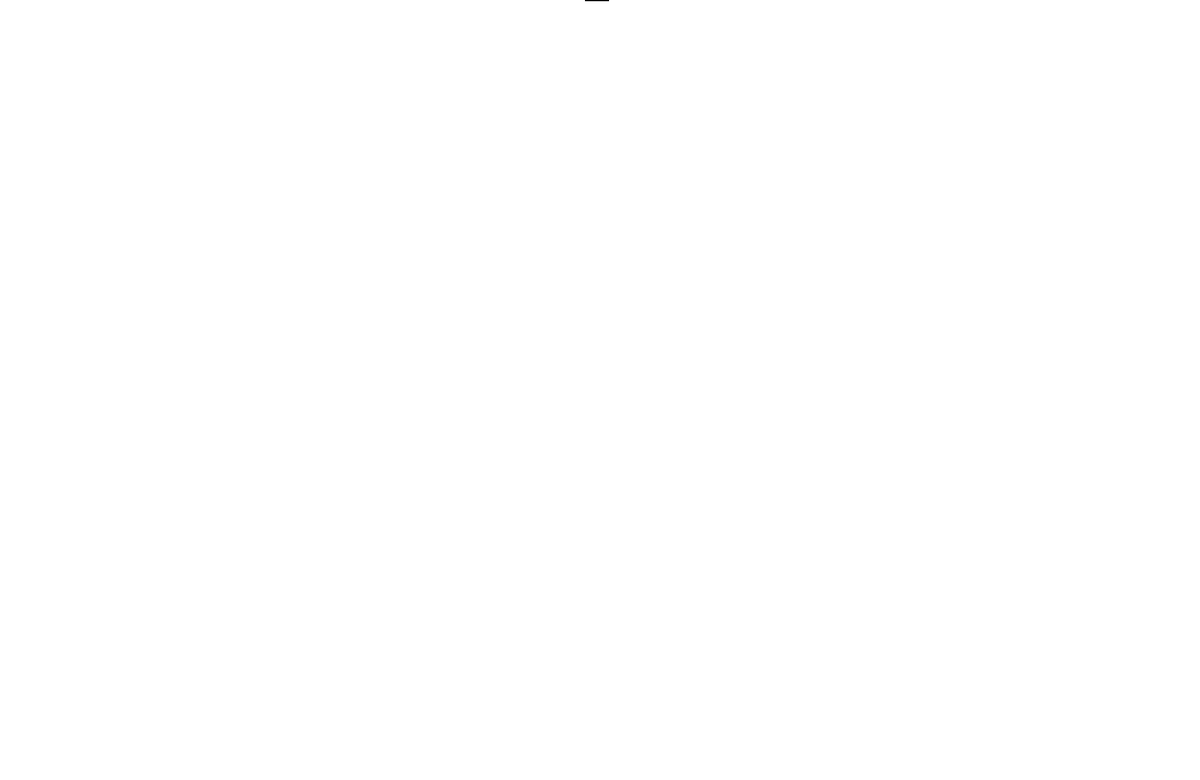
Frame 1 (no input)
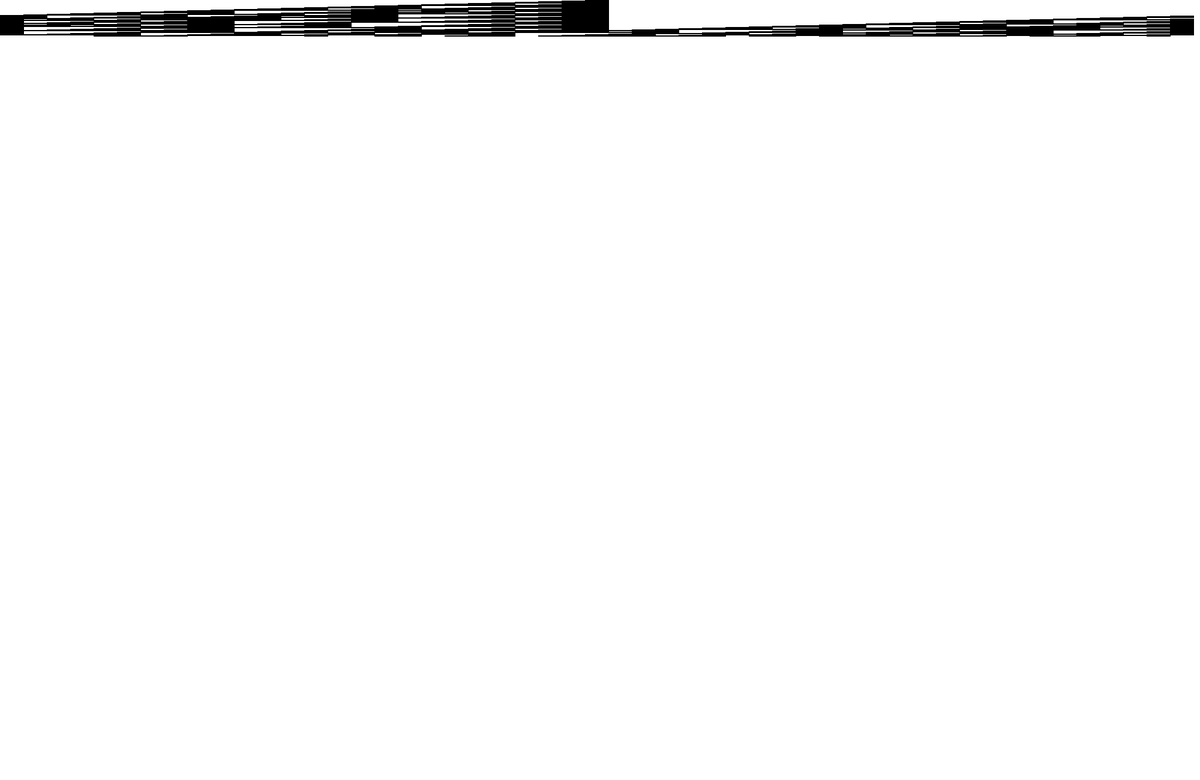
Frame 60 (the mouse pressed at the canvas centre just before this capture)
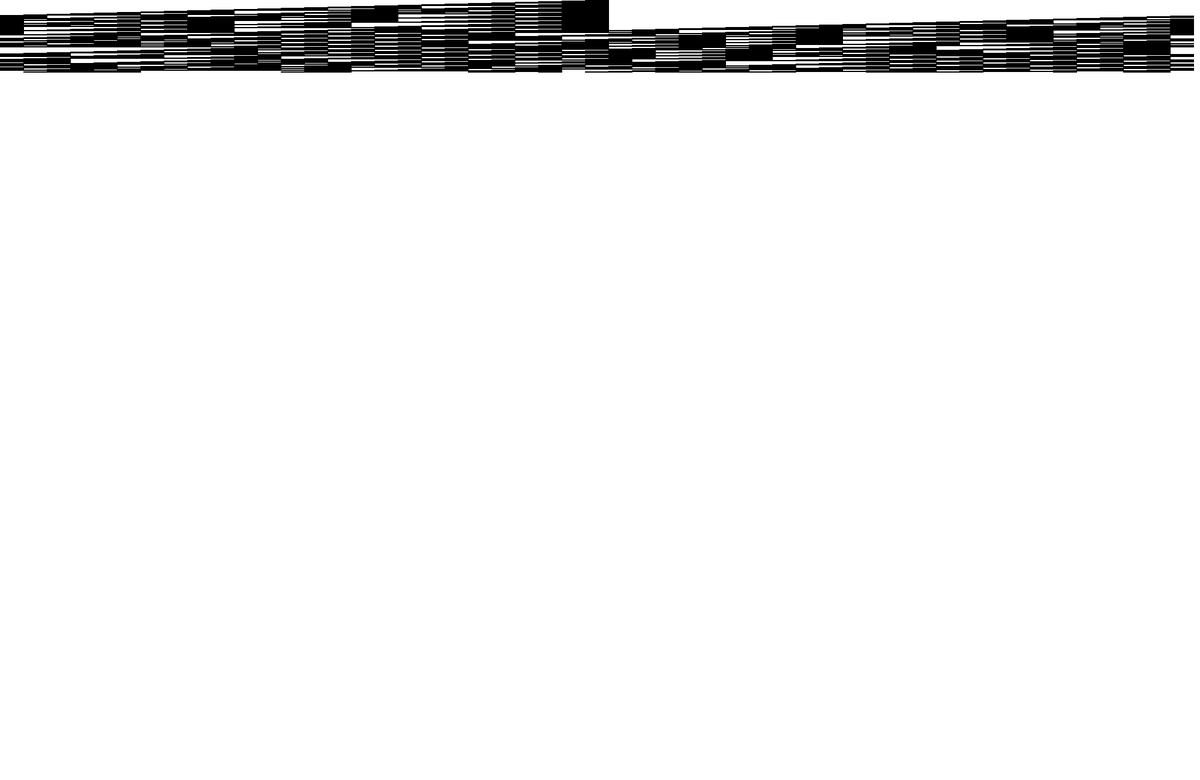
Frame 120 (the mouse held since frame 60 and released just before this capture)

The Processing sketch that drew these frames (run headless with seeded random() and noise(); from frame 60 on, the mouse is pressed at the canvas centre):

// Processing sketch: cella
// ── cella.pde
final int cellAmount = 51;
final int iterAmount = 1300;
final int screenWidth = 2000;
final int screenHeight = 1300;
final int singleCellWidth = screenWidth / cellAmount;
final int singleCellHeight = screenHeight / iterAmount;

final short transitionRule = 0b01101110;

short[] cells;
int iteration = 0;

public void settings () {
    size (screenWidth, screenHeight);
}

void setup() {
    background (255);
    cells = new short[cellAmount];
    cells [25] = 1;

    fill (0);
    stroke (0);
}

short collectCellNeighbourHood (short cellIndex) {
    short r = 0;
    if (cellIndex > cellAmount - 1)
        throw new Error("CellIndex does not match");

    if (cellIndex <= 0) {
        r |= (cells[cellAmount - 1] & 1) << 2;
    } else {
        r |= (cells[cellIndex - 1] & 1) << 2;
    }

    r |= (cells[cellIndex] & 1) << 1; 

    if (cellIndex >= cellAmount -1)
        r |= (cells[0] & 1);
    else
        r |= (cells[cellIndex + 1] & 1);

    return r;
}

short singleCellTransition (short neighbourHood) {
    short tempTransRule = transitionRule;
    while (neighbourHood != 0) {
        neighbourHood --;
        tempTransRule = (short)(tempTransRule >> 1);
    }
    return (short)(tempTransRule & 1);
}

void transition() {
    short[] newCells = new short[cellAmount];
    for (short i = 0; i < cellAmount; i ++) {
        newCells [i] = singleCellTransition(collectCellNeighbourHood(i));
    }
    cells = newCells;
}

void draw() {
    if (iteration >= iterAmount) return;
    for (int i = 0; i < cellAmount; i++) {
        if (cells[i] != 0) {
            rect (singleCellWidth * i, singleCellHeight * iteration, singleCellWidth, singleCellHeight);
        }
    }
    transition();
    iteration ++;
}
